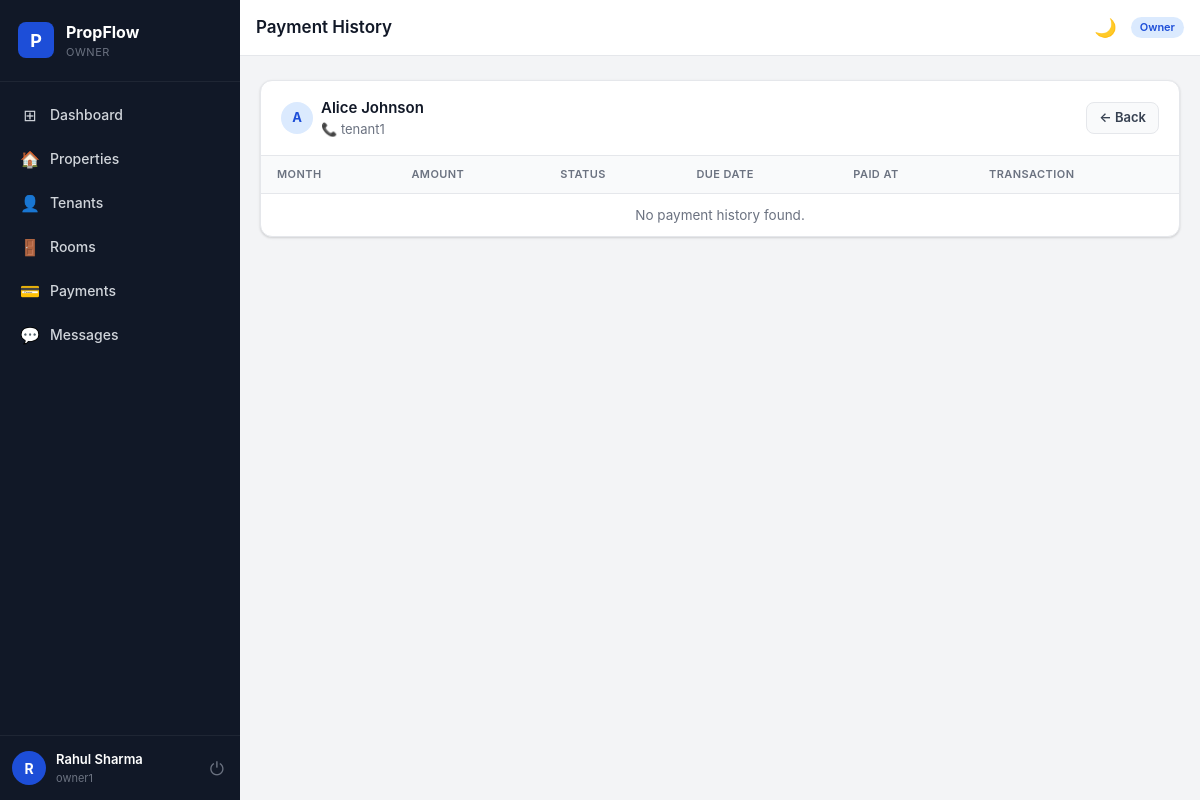
Page /owner/tenants/4/history (signed in) on the earlier database version.
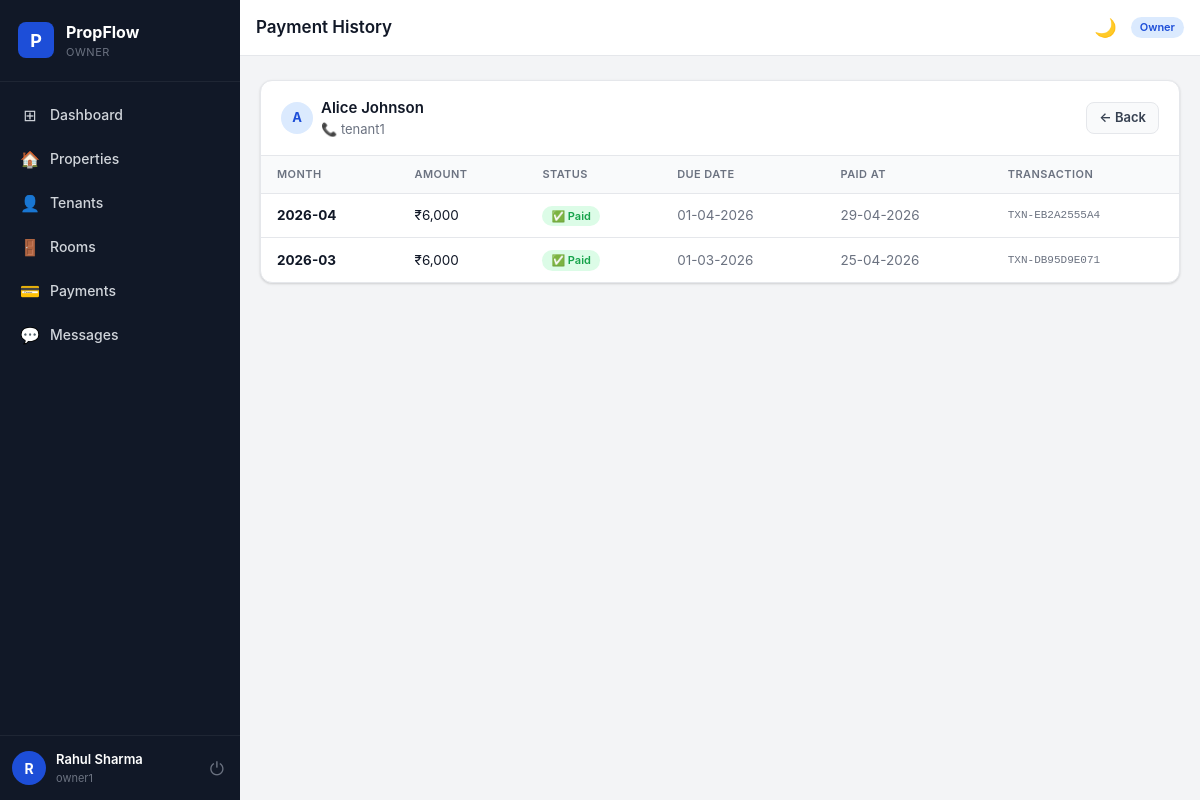
Same page on the later database version.
### models.py (models this page shows, shortened)
class Payment(db.Model):
    __tablename__ = "payments"
    id             = db.Column(db.Integer, primary_key=True)
    tenant_id      = db.Column(db.Integer,
                                db.ForeignKey("users.id", ondelete="CASCADE"),
                                nullable=False)
    property_id    = db.Column(db.Integer,
                                db.ForeignKey("properties.id", ondelete="CASCADE"),
                                nullable=False)
    rent_month     = db.Column(db.String(7), nullable=True, index=True)
    amount         = db.Column(db.Numeric(10, 2), nullable=False)
    payment_type   = db.Column(db.String(30), default="rent")
    status         = db.Column(db.String(20), default="pending", nullable=False)
    due_date       = db.Column(db.DateTime, nullable=True)
    paid_at        = db.Column(db.DateTime, nullable=True)
    transaction_id = db.Column(db.String(100), unique=True, nullable=True)
    payment_method = db.Column(db.String(50),  nullable=True)
    description    = db.Column(db.Text, nullable=True)
    notes          = db.Column(db.Text, nullable=True)
    created_at     = db.Column(db.DateTime, default=now_utc)
    updated_at     = db.Column(db.DateTime, default=now_utc, onupdate=now_utc)
    tenant   = db.relationship("User",     back_populates="payments",  foreign_keys=[tenant_id])
    property = db.relationship("Property", back_populates="payments",  foreign_keys=[property_id])
    __table_args__ = (
        UniqueConstraint("tenant_id", "property_id", "rent_month",
                         name="uq_payment_tenant_property_month"),
        Index("ix_payments_tenant_status",  "tenant_id", "status"),
        Index("ix_payments_property_month", "property_id", "rent_month"),
        Index("ix_payments_status",         "status"),
        Index("ix_payments_due_date",       "due_date"),
    )

### routes/owner.py (the view)
@owner_bp.route("/tenants/<int:tid>/history")
@login_required
@role_required("owner")
def tenant_history(tid):
    tenant = User.query.filter_by(id=tid, owner_id=current_user.id, role="tenant").first_or_404()
    history = _payment_svc.history(tenant.id, months=24)
    return render_template("owner/tenant_history.html", tenant=tenant, history=history)

### routes/__init__.py (called while the page is built)
def role_required(*roles):
    def decorator(f):
        @wraps(f)
        def decorated(*args, **kwargs):
            if not current_user.is_authenticated:
                if request.path.startswith("/api/") or request.is_json:
                    return jsonify({"error": "Login required"}), 401
                return redirect(url_for("auth.login"))
            if current_user.role not in roles:
                if request.path.startswith("/api/") or request.is_json:
                    return jsonify({"error": "Access denied"}), 403
                abort(403)
            return f(*args, **kwargs)
        return decorated
    return decorator

### services/payment.py (called while the page is built)
    def history(self, tenant_id: int, months: int = 12):
        return (
            Payment.query
            .filter_by(tenant_id=tenant_id, payment_type="rent")
            .order_by(Payment.rent_month.desc(), Payment.created_at.desc())
            .limit(months)
            .all()
        )

### templates/owner/tenant_history.html (shortened to what this page needs)
{% extends "base.html" %}
{% block page_title %}Payment History{% endblock %}
{% block content %}
<div class="card">
  <div class="card-header">
    <div class="flex align-center gap-8">
      <div class="avatar">{{ tenant.full_name[0].upper() }}</div>
      <div>
        <h2>{{ tenant.full_name }}</h2>
        <div class="text-muted" style="font-size:13px">📞 {{ tenant.phone }}</div>
      </div>
    </div>
    <a href="{{ url_for('owner.tenants') }}" class="btn btn-ghost btn-sm">← Back</a>
  </div>
  <div class="table-wrap">
    <table class="table">
      <thead>
        <tr>
          <th>Month</th>
          <th>Amount</th>
          <th>Status</th>
          <th>Due Date</th>
          <th>Paid At</th>
          <th>Transaction</th>
        </tr>
      </thead>
      <tbody>
        {% for p in history %}
        <tr>
          <td><strong>{{ p.rent_month or '—' }}</strong></td>
          <td>₹{{ "{:,.0f}".format(p.amount) }}</td>
          <td>
            <span class="badge {% if p.status == 'completed' %}badge-completed{% elif p.status == 'overdue' %}badge-overdue{% elif p.status == 'pending' %}badge-pending{% else %}badge-failed{% endif %}">
              {% if p.status == 'completed' %}✅ Paid{% elif p.status == 'overdue' %}⚠️ Overdue{% elif p.status == 'pending' %}⏳ Pending{% else %}{{ p.status }}{% endif %}
            </span>
          </td>
          <td class="text-muted">{{ p.due_date.strftime('%d-%m-%Y') if p.due_date else '—' }}</td>
          <td class="text-muted">{{ p.paid_at.strftime('%d-%m-%Y') if p.paid_at else '—' }}</td>
          <td class="text-muted" style="font-size:11px;font-family:monospace">{{ p.transaction_id or '—' }}</td>
        </tr>
        {% else %}
        <tr><td colspan="6" class="text-center text-muted py-32">No payment history found.</td></tr>
        {% endfor %}
      </tbody>
    </table>
  </div>
</div>
{% endblock %}

Differences in the rows shown:
added Payment: rent_month "2026-04", amount "6,000", status "✅ Paid", due_date "01-04-2026", paid_at "29-04-2026", transaction "TXN-EB2A2555A4"
now on this page (row edited): Payment: rent_month "2026-03", amount "6,000", status "✅ Paid", due_date "01-03-2026", paid_at "25-04-2026", transaction "TXN-DB95D9E071"
Other differences:
text no longer shown: "No payment history found."
